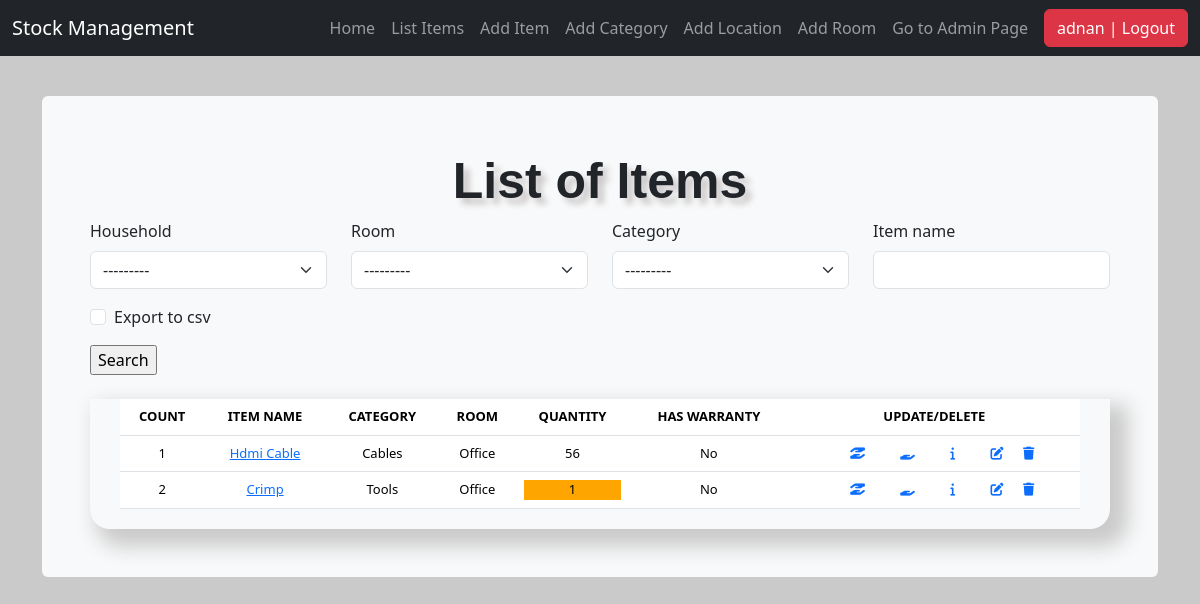
Page /list_items/ (signed in) on the earlier database version.
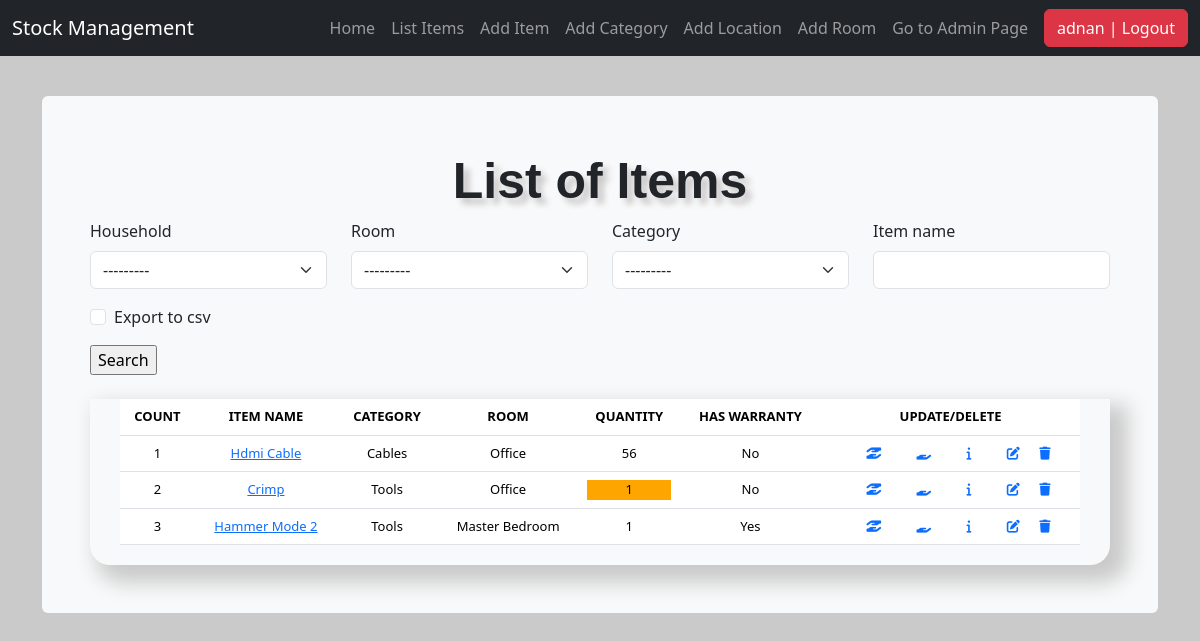
Same page on the later database version.
### stockmgmt/models.py (models this page shows, shortened)
class Stock(models.Model):
    household = models.ForeignKey(
        Household, on_delete=models.CASCADE, blank=True)
    room = models.ForeignKey(Room, on_delete=models.CASCADE, blank=True)
    location = models.ForeignKey(
        Location, on_delete=models.CASCADE, blank=True)
    category = models.ForeignKey(
        Category, on_delete=models.CASCADE, blank=True)
    item_name = models.CharField(max_length=50, blank=True, null=True)
    quantity = models.IntegerField(default='0', blank=True, null=True)
    receive_quantity = models.IntegerField(default='0', blank=True, null=True)
    receive_by = models.CharField(max_length=50, blank=True, null=True)
    issue_quantity = models.IntegerField(default='0', blank=True, null=True)
    issue_by = models.CharField(max_length=50, blank=True, null=True)
    issue_to = models.CharField(max_length=50, blank=True, null=True)
    item_usage = models.TextField(max_length=500, blank=True, null=True)
    phone_number = models.CharField(max_length=50, blank=True, null=True)
    created_by = models.CharField(max_length=50, blank=True, null=True)
    reorder_level = models.IntegerField(default='3', blank=True, null=True)
    timestamp = models.DateTimeField(auto_now_add=True, auto_now=False)
    last_updated = models.DateTimeField(auto_now_add=False, auto_now=True)
    has_warranty = models.BooleanField(default=False, blank=False, null=True)
    item_notes = models.TextField(max_length=500, blank=True, null=True)

class Category(models.Model):
    name = models.CharField(max_length=50, blank=True, null=True,
                            help_text="What category is the item related to? (such Cables/Computer Parts/Tools?)")
    def __str__(self):
        return self.name.title() if self.name else ""

class Room(models.Model):
    name = models.CharField(max_length=50, blank=True,
                            null=True, help_text="Which room is the item at?")
    def __str__(self):
        return self.name.title() if self.name else ""

### stockmgmt/views.py (the view, shortened to what this page needs)
# urls.py: path('list_items/', views.list_items, name='list_items'),
@login_required
def list_items(request):
    title = 'List of Items'
    form = StockSearchForm(request.POST or None)
    queryset = Stock.objects.all()
    context = {
        "form": form,
        "title": title,
        "queryset": queryset,
    }
    return render(request, "./includes/list_items.html", context)

### stockmgmt/forms.py
class StockSearchForm(forms.ModelForm):
    export_to_CSV = forms.BooleanField(required=False)
    start_date = forms.DateTimeField(required=False)
    end_date = forms.DateTimeField(required=False)
    class Meta:
        model = Stock
        fields = [
            'household',
            'room',
            'category',
            'item_name',
            'start_date',
            'end_date'
        ]

### stockmgmt/models.py (called while the page is built)
    def __str__(self):
        return self.name.title() if self.name else ""

### stockmgmt/templates/includes/list_items.html (shortened to what this page needs)
{% extends 'base.html' %}
{% load crispy_forms_tags %}
{% block content %}
<form method="POST" action="">{% csrf_token %}
    <div class="row">
        <div class="col-3">
            {{ form.household|as_crispy_field }}
        </div>
        <div class="col-3">
            {{ form.room|as_crispy_field }}
        </div>
        <div class="col-3">
            {{ form.category|as_crispy_field }}
        </div>
        <div class="col-3">
            {{ form.item_name|as_crispy_field }}
        </div>
    </div>
    <div class="row">
        <div class="col">
            {{ form.export_to_CSV|as_crispy_field }}
        </div>
    </div>
    <input type="submit" value="Search" />
</form>
<br>
<div class="display_table">
    <table class="table">
        <thead>
            <tr>
                <th>COUNT</th>
                <th>ITEM NAME</th>
                <th>CATEGORY</th>
                <th>ROOM</th>
                <th>QUANTITY</th>
                <th>HAS WARRANTY</th>
                <th>UPDATE/DELETE</th>
            </tr>
        </thead>
        {% for instance in queryset %}
        <tr>
            <td>{{forloop.counter}}</td>
            <td><a href="{% url 'update_items' instance.id %}">{{instance.item_name|title}}</a></td>
            <td>{{instance.category}}</td>
            <td>{{instance.room}}</td>
            <td>
                {% if instance.quantity <= instance.reorder_level %}
                <div style="background-color: orange;">
                    {{instance.quantity}}</a>
                </div>
                {% else %}
                {{instance.quantity}}</a>
                {% endif %}
            </td>
            <td>{% if instance.has_warranty %}
                Yes
                {% else %}
                No
                {% endif %}
            </td>
            <td><a href="{% url 'receive_items' instance.id %}"><i class="fa-solid fa-hand-holding-hand px-3"
                        data-toggle="tooltip" data-placement="top" title="Item In"></i></a>
                <a href="{% url 'issue_items' instance.id %}"><i class="fa-solid fa-hand-holding px-3"
                        data-toggle="tooltip" data-placement="top" title="Item Out"></i></a>
                <a href="{% url 'item_detail' instance.id %}"><i class="fa-solid fa-info px-3"></i></a>
                <a href="{% url 'update_items' instance.id %}"><i class="fa-solid fa-pen-to-square px-3"></i></a>
                <a href="{% url 'delete_items' instance.id %}"><i class="fa-solid fa-trash"></i></a></td>
        </tr>
        {% endfor %}
    </table>
</div>
{% endblock %}

Differences in the rows shown:
added Stock: item_name "Hammer Mode 2", category "Tools", room "Master Bedroom", quantity "1", has_warranty "Yes"
